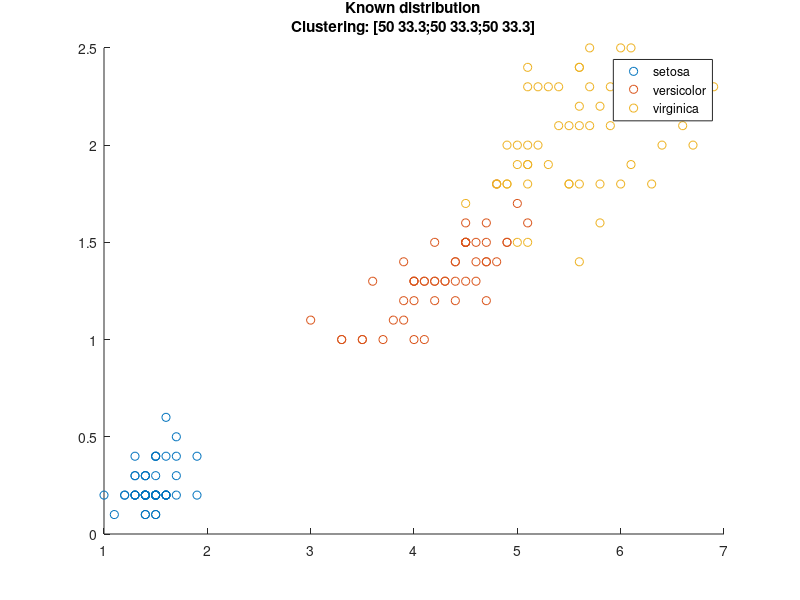

MATLAB code for this plot: (Note: this script raises an error after producing the figure.)
%% 
chdir('..')
addpath('export_fig')
chdir('HW4')
%%
load fisheriris
X = meas(:,3:4);
gscatter(X(:,1),X(:,2),species);
dist_temp = pdist(X);
dist = squareform(dist_temp);
S = exp(-dist.^2);
k = 3; % Number of clusters
rng('default') % For reproducibility
mat = tabulate(species);
title({'Known distribution',['Clustering: ',mat2str(repmat([50,33.3],3,1),3)]})
%% Use similarity mat(:,2:end)rix
figure
idx = spectralcluster(S,k,'Distance','precomputed','LaplacianNormalization','symmetric');
gscatter(X(:,1),X(:,2),idx);
mat = tabulate(idx);
title({'Similarity Matrix',['Clustering: ',mat2str(mat(:,2:end),3)]})
%% Laplacian normalized 
figure
idx2 = spectralcluster(X,k,'NumNeighbors',size(X,1),'LaplacianNormalization','symmetric');
gscatter(X(:,1),X(:,2),idx2);
mat = tabulate(idx2);
title({'Normalized Laplacian',['Clustering: ',mat2str(mat(:,2:end),3)]})
%% Laplacian unnormalized
figure
idx2 = spectralcluster(X,k,'NumNeighbors',size(X,1),'LaplacianNormalization','none');
gscatter(X(:,1),X(:,2),idx2);
mat = tabulate(idx2);
title({'Unnormalized Laplacian',['Clustering: ',mat2str(mat(:,2:end),3)]})

%% Distance Euclidean 
figure
idx2 = spectralcluster(X,k,'NumNeighbors',size(X,1),'Distance','euclidean');
gscatter(X(:,1),X(:,2),idx2);
mat = tabulate(idx2);
title({'Euclidean Distance',['Clustering: ',mat2str(mat(:,2:end),3)]})
%% Distance mahalanobis
figure
idx2 = spectralcluster(X,k,'NumNeighbors',size(X,1),'Distance','mahalanobis');
gscatter(X(:,1),X(:,2),idx2);
mat = tabulate(idx2);
title({'Mahalanobis Distance',['Clustering: ',mat2str(mat(:,2:end),3)]})

%%
figHandles = findall(0,'Type','figure'); 

for i = 1:numel(figHandles)
    export_fig(['Q4_',num2str(i)], '-png', figHandles(i), '-append')
end
